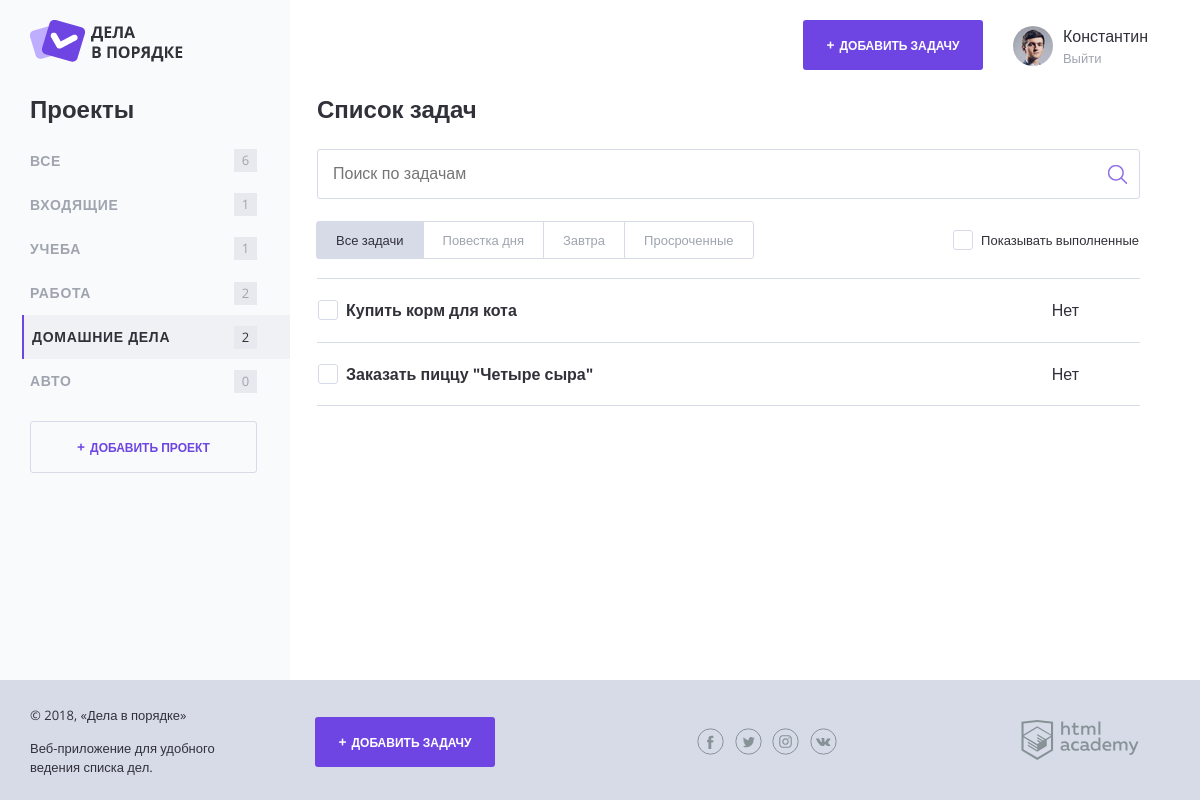
Screenshot of /index.php?project_id=5 with the database file from the repository.
### tables this page shows
CREATE TABLE projects (
   id int AUTO_INCREMENT PRIMARY KEY,
   project_name char(20) NOT NULL,
   user_id int NOT NULL,
   FOREIGN KEY (user_id) REFERENCES users(id)
);

CREATE TABLE tasks (
   id int AUTO_INCREMENT PRIMARY KEY,
   creation_date datetime NOT NULL, 
   done_date datetime NULL DEFAULT NULL,
   task_name char(60) NOT NULL,
   file_name char(255),
   completion_date datetime,
   user_id int NOT NULL,
   project_id int NOT NULL,
   FOREIGN KEY (user_id) REFERENCES users(id),
   FOREIGN KEY (project_id) REFERENCES projects(id)
);

### functions.php (called while the page is built, shortened)
<?php
function task_count($task_array, $project_name) {
    if ($project_name === 'Все') {
        return count($task_array);
    } else {
        $count = 0;
        foreach ($task_array as $item) {
            if ($item['project_name'] === $project_name) {
                $count += 1;
            }
        }
        return $count;
    }
}
function render_template($template_path, $data = []) {
    if (!file_exists($template_path)) {
        return '';
    } else {
        extract($data);
        require_once($template_path);
        return ob_get_clean();
    }
}
function task_near_finish($task_completion_date) {
    return false;
}

### templates/layout.php (the view, shortened to what this page needs)
<!DOCTYPE html>
<html lang="ru">
<head>
    <link rel="stylesheet" href="css/normalize.css">
    <link rel="stylesheet" href="css/style.css">
    <link rel="stylesheet" href="css/flatpickr.min.css">
</head>
<body>
<div class="page-wrapper">
    <div class="container container--with-sidebar">
        <header class="main-header">
            <a href="/">
                <img src="img/logo.png" width="153" height="42" alt="Логотип Дела в порядке">
            </a>
            <div class="main-header__side">
                <a class="main-header__side-item button button--plus open-modal" href="javascript:;"
                target="task_add">Добавить задачу</a>
                <div class="main-header__side-item user-menu">
                    <div class="user-menu__image">
                        <img src="img/user-pic.jpg" width="40" height="40" alt="Пользователь">
                    </div>
                    <div class="user-menu__data">
                        <p>Константин</p>
                        <a href="#">Выйти</a>
                    </div>
                </div>
            </div>
        </header>
        <div class="content">
            <section class="content__side">
                <h2 class="content__side-heading">Проекты</h2>
                <nav class="main-navigation">
                    <ul class="main-navigation__list">
                    <?php foreach ($projects as $key => $item) : ?>
                        <li class="main-navigation__list-item
                            <?= intval($item['id'])   === $project_id &&  is_int($project_id) ? 'main-navigation__list-item--active' : '' ?>
                            <?= $item['project_name'] === 'Все'       && !is_int($project_id) ? 'main-navigation__list-item--active' : '' ?>"
                        >
                            <a class="main-navigation__list-item-link"
                                href="index.php<?= $item['project_name'] === 'Все' ? '' : '?project_id='.$item['id'] ?>"
                            >
                                <?= htmlspecialchars($item['project_name']); ?>
                            </a>
                            <span class="main-navigation__list-item-count"><?= task_count($tasks, $item['project_name']); ?></span>
                        </li>
                    <?php endforeach; ?>
                    </ul>
                </nav>
                <a class="button button--transparent button--plus content__side-button open-modal"
                   href="javascript:;" target="project_add">Добавить проект</a>
            </section>
            <main class="content__main">
                <?= $content; ?>
            </main>
        </div>
    </div>
</div>
<footer class="main-footer">
    <div class="container">
        <div class="main-footer__copyright">
            <p>© 2018, «Дела в порядке»</p>
            <p>Веб-приложение для удобного ведения списка дел.</p>
        </div>
        <a class="main-footer__button button button--plus open-modal" target="task_add"
           href="javascript:;">Добавить задачу</a>
        <div class="main-footer__social social">
            <a class="social__link social__link--facebook" href="#">Facebook
            </a>
            <a class="social__link social__link--twitter" href="#">Twitter
            </a>
            <a class="social__link social__link--instagram" href="#">Instagram
            </a>
            <a class="social__link social__link--vkontakte" href="#">Вконтакте
            </a>
        </div>
        <div class="main-footer__developed-by">
            <a href="https://htmlacademy.ru/intensive/php">
                <img src="img/htmlacademy.svg" alt="HTML Academy" width="118" height="40">
            </a>
        </div>
    </div>
</footer>
</body>
</html>

### templates/index.php (shortened to what this page needs)
<h2 class="content__main-heading">Список задач</h2>
                <form class="search-form" action="index.html" method="post">
                    <input class="search-form__input" type="text" name="" value="" placeholder="Поиск по задачам">
                    <input class="search-form__submit" type="submit" name="" value="Искать">
                </form>
                <div class="tasks-controls">
                    <nav class="tasks-switch">
                        <a href="/" class="tasks-switch__item tasks-switch__item--active">Все задачи</a>
                        <a href="/" class="tasks-switch__item">Повестка дня</a>
                        <a href="/" class="tasks-switch__item">Завтра</a>
                        <a href="/" class="tasks-switch__item">Просроченные</a>
                    </nav>
                    <label class="checkbox">
                        <span class="checkbox__text">Показывать выполненные</span>
                    </label>
                </div>
                <table class="tasks">
                <?php foreach ($tasks as $item) : ?>
                    <tr class="tasks__item task
                                <?= $item['completion_date'] ? 'task--completed' : '' ?>
                                <?= !$item['completion_date'] && task_near_finish($item['done_date']) ? 'task--important' : '' ?>
                              ">
                        <td class="task__select">
                            <label class="checkbox task__checkbox">
                                <span class="checkbox__text"><?= htmlspecialchars($item['task_name']); ?></span>
                            </label>
                        </td>
                        <td class="task__file">
                        </td>
                        <td class="task__date"><?= (htmlspecialchars($item['done_date']) != null) ? htmlspecialchars($item['done_date']) : 'Нет'; ?></td>
                    </tr>
                <?php endforeach; ?>
                </table>

### rows the page displays
projects: project_name "ВСЕ", project_name "6"
projects: project_name "ВХОДЯЩИЕ", project_name "1"
projects: project_name "УЧЕБА", project_name "1"
projects: project_name "РАБОТА", project_name "2"
projects: project_name "ДОМАШНИЕ ДЕЛА", project_name "2"
projects: project_name "АВТО", project_name "0"
tasks: task_name "Купить корм для кота"
tasks: task_name "Заказать пиццу \"Четыре сыра\""
